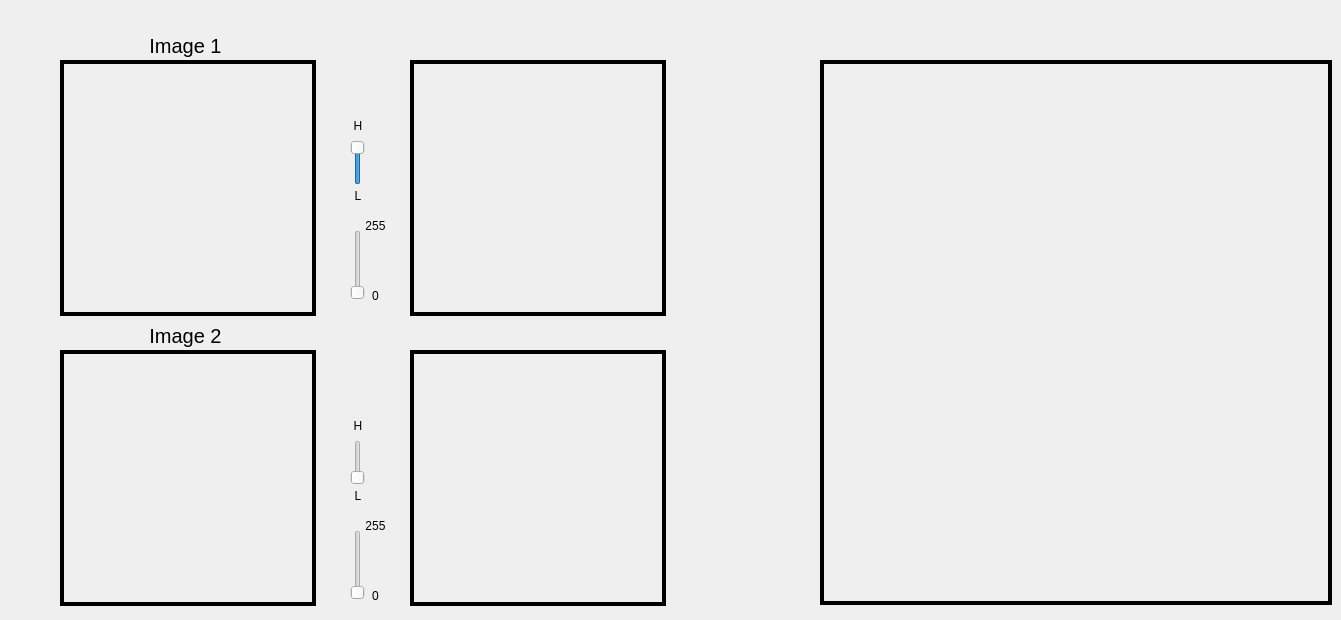
    <widget class="QWidget" name="Frequency">
     <attribute name="icon">
      <iconset resource="Icons.qrc">
       <normaloff>:/Icons/hybrid.png</normaloff>:/Icons/hybrid.png</iconset>
     </attribute>
     <attribute name="title">
      <string>Hybrid</string>
     </attribute>
     <widget class="QLabel" name="hybridInputImage1">
      <property name="geometry">
       <rect>
        <x>60</x>
        <y>60</y>
        <width>256</width>
        <height>256</height>
       </rect>
      </property>
      <property name="styleSheet">
       <string notr="true">border: 4px solid black;
</string>
      </property>
      <property name="text">
       <string/>
      </property>
      <property name="scaledContents">
       <bool>true</bool>
      </property>
      <property name="alignment">
       <set>Qt::AlignCenter</set>
      </property>
     </widget>
     <widget class="QLabel" name="freqOutputImage1">
      <property name="geometry">
       <rect>
        <x>410</x>
        <y>60</y>
        <width>256</width>
        <height>256</height>
       </rect>
      </property>
      <property name="styleSheet">
       <string notr="true">border: 4px solid black;
</string>
      </property>
      <property name="text">
       <string/>
      </property>
      <property name="scaledContents">
       <bool>true</bool>
      </property>
      <property name="alignment">
       <set>Qt::AlignCenter</set>
      </property>
     </widget>
     <widget class="QLabel" name="hybridInputImage2">
      <property name="geometry">
       <rect>
        <x>60</x>
        <y>350</y>
        <width>256</width>
        <height>256</height>
       </rect>
      </property>
      <property name="styleSheet">
       <string notr="true">border: 4px solid black;
</string>
      </property>
      <property name="text">
       <string/>
      </property>
      <property name="scaledContents">
       <bool>true</bool>
      </property>
      <property name="alignment">
       <set>Qt::AlignCenter</set>
      </property>
     </widget>
     <widget class="QLabel" name="freqOutputImage2">
      <property name="geometry">
       <rect>
        <x>410</x>
        <y>350</y>
        <width>256</width>
        <height>256</height>
       </rect>
      </property>
      <property name="styleSheet">
       <string notr="true">border: 4px solid black;
</string>
      </property>
      <property name="text">
       <string/>
      </property>
      <property name="scaledContents">
       <bool>true</bool>
      </property>
      <property name="alignment">
       <set>Qt::AlignCenter</set>
      </property>
     </widget>
     <widget class="QSlider" name="Image1FSlider">
      <property name="geometry">
       <rect>
        <x>350</x>
        <y>140</y>
        <width>16</width>
        <height>45</height>
       </rect>
      </property>
      <property name="maximum">
       <number>1</number>
      </property>
      <property name="pageStep">
       <number>10</number>
      </property>
      <property name="sliderPosition">
       <number>1</number>
      </property>
      <property name="orientation">
       <enum>Qt::Vertical</enum>
      </property>
      <property name="tickPosition">
       <enum>QSlider::NoTicks</enum>
      </property>
      <property name="tickInterval">
       <number>0</number>
      </property>
     </widget>
     <widget class="QSlider" name="Image2FSlider">
      <property name="geometry">
       <rect>
        <x>350</x>
        <y>440</y>
        <width>16</width>
        <height>45</height>
       </rect>
      </property>
      <property name="maximum">
       <number>1</number>
      </property>
      <property name="pageStep">
       <number>10</number>
      </property>
      <property name="sliderPosition">
       <number>0</number>
      </property>
      <property name="orientation">
       <enum>Qt::Vertical</enum>
      </property>
      <property name="invertedAppearance">
       <bool>false</bool>
      </property>
      <property name="tickPosition">
       <enum>QSlider::NoTicks</enum>
      </property>
     </widget>
     <widget class="QPushButton" name="UploadeImage1">
      <property name="geometry">
       <rect>
        <x>330</x>
        <y>50</y>
        <width>61</width>
        <height>61</height>
       </rect>
      </property>
      <property name="styleSheet">
       <string notr="true">QPushButton{
border-radius: 25px;
font: 900 12pt &quot;Segoe UI Black&quot;;
}


QPushButton:hover:!pressed{
	background-color: qlineargradient(x1: 0.5, y1: 1, x2: 0.5, y2: 1, stop: 0 #dadbde, stop: 1 #f6f7fa);
}</string>
      </property>
      <property name="text">
       <string/>
      </property>
      <property name="icon">
       <iconset resource="Icons.qrc">
        <normaloff>:/Icons/UploadIcon.png</normaloff>:/Icons/UploadIcon.png</iconset>
      </property>
      <property name="iconSize">
       <size>
        <width>60</width>
        <height>60</height>
       </size>
      </property>
     </widget>
     <widget class="QPushButton" name="UploadeImage2">
      <property name="geometry">
       <rect>
        <x>330</x>
        <y>350</y>
        <width>61</width>
        <height>61</height>
       </rect>
      </property>
      <property name="styleSheet">
       <string notr="true">QPushButton{
border-radius: 25px;
font: 900 12pt &quot;Segoe UI Black&quot;;
}


QPushButton:hover:!pressed{
	background-color: qlineargradient(x1: 0.5, y1: 1, x2: 0.5, y2: 1, stop: 0 #dadbde, stop: 1 #f6f7fa);
}</string>
      </property>
      <property name="text">
       <string/>
      </property>
      <property name="icon">
       <iconset resource="Icons.qrc">
        <normaloff>:/Icons/UploadIcon.png</normaloff>:/Icons/UploadIcon.png</iconset>
      </property>
      <property name="iconSize">
       <size>
        <width>60</width>
        <height>60</height>
       </size>
      </property>
     </widget>
     <widget class="QLabel" name="finalHybridImage">
      <property name="geometry">
       <rect>
        <x>820</x>
        <y>60</y>
        <width>512</width>
        <height>545</height>
       </rect>
      </property>
      <property name="styleSheet">
       <string notr="true">border: 4px solid black;
</string>
      </property>
      <property name="text">
       <string/>
      </property>
      <property name="scaledContents">
       <bool>true</bool>
      </property>
      <property name="alignment">
       <set>Qt::AlignCenter</set>
      </property>
     </widget>
     <widget class="QPushButton" name="HybridButton">
      <property name="geometry">
       <rect>
        <x>710</x>
        <y>310</y>
        <width>61</width>
        <height>61</height>
       </rect>
      </property>
      <property name="styleSheet">
       <string notr="true">QPushButton{
border-radius: 25px;
font: 900 12pt &quot;Segoe UI Black&quot;;
}

QPushButton:hover:!pressed{
	background-color: qlineargradient(x1: 0.5, y1: 1, x2: 0.5, y2: 1, stop: 0 #dadbde, stop: 1 #f6f7fa);
}</string>
      </property>
      <property name="text">
       <string/>
      </property>
      <property name="icon">
       <iconset resource="Icons.qrc">
        <normaloff>:/Icons/hybrid.png</normaloff>:/Icons/hybrid.png</iconset>
      </property>
      <property name="iconSize">
       <size>
        <width>60</width>
        <height>60</height>
       </size>
      </property>
     </widget>
     <widget class="QSlider" name="freqOutputImage2Slider">
      <property name="geometry">
       <rect>
        <x>350</x>
        <y>530</y>
        <width>16</width>
        <height>70</height>
       </rect>
      </property>
      <property name="maximum">
       <number>255</number>
      </property>
      <property name="orientation">
       <enum>Qt::Vertical</enum>
      </property>
     </widget>
     <widget class="QSlider" name="freqOutputImage1Slider">
      <property name="geometry">
       <rect>
        <x>350</x>
        <y>230</y>
        <width>16</width>
        <height>70</height>
       </rect>
      </property>
      <property name="orientation">
       <enum>Qt::Vertical</enum>
      </property>
     </widget>
     <widget class="QLabel" name="label_5">
      <property name="geometry">
       <rect>
        <x>350</x>
        <y>110</y>
        <width>16</width>
        <height>31</height>
       </rect>
      </property>
      <property name="text">
       <string>H</string>
      </property>
      <property name="alignment">
       <set>Qt::AlignCenter</set>
      </property>
     </widget>
     <widget class="QLabel" name="label_6">
      <property name="geometry">
       <rect>
        <x>350</x>
        <y>180</y>
        <width>16</width>
        <height>31</height>
       </rect>
      </property>
      <property name="text">
       <string>L</string>
      </property>
      <property name="alignment">
       <set>Qt::AlignCenter</set>
      </property>
     </widget>
     <widget class="QLabel" name="label_7">
      <property name="geometry">
       <rect>
        <x>350</x>
        <y>410</y>
        <width>16</width>
        <height>31</height>
       </rect>
      </property>
      <property name="text">
       <string>H</string>
      </property>
      <property name="alignment">
       <set>Qt::AlignCenter</set>
      </property>
     </widget>
     <widget class="QLabel" name="label_8">
      <property name="geometry">
       <rect>
        <x>350</x>
        <y>480</y>
        <width>16</width>
        <height>31</height>
       </rect>
      </property>
      <property name="text">
       <string>L</string>
      </property>
      <property name="alignment">
       <set>Qt::AlignCenter</set>
      </property>
     </widget>
     <widget class="QLabel" name="label_9">
      <property name="geometry">
       <rect>
        <x>360</x>
        <y>510</y>
        <width>31</width>
        <height>31</height>
       </rect>
      </property>
      <property name="text">
       <string>255</string>
      </property>
      <property name="alignment">
       <set>Qt::AlignCenter</set>
      </property>
     </widget>
     <widget class="QLabel" name="label_10">
      <property name="geometry">
       <rect>
        <x>360</x>
        <y>580</y>
        <width>31</width>
        <height>31</height>
       </rect>
      </property>
      <property name="text">
       <string>0</string>
      </property>
      <property name="alignment">
       <set>Qt::AlignCenter</set>
      </property>
     </widget>
     <widget class="QLabel" name="label_11">
      <property name="geometry">
       <rect>
        <x>360</x>
        <y>280</y>
        <width>31</width>
        <height>31</height>
       </rect>
      </property>
      <property name="text">
       <string>0</string>
      </property>
      <property name="alignment">
       <set>Qt::AlignCenter</set>
      </property>
     </widget>
     <widget class="QLabel" name="label_12">
      <property name="geometry">
       <rect>
        <x>360</x>
        <y>210</y>
        <width>31</width>
        <height>31</height>
       </rect>
      </property>
      <property name="text">
       <string>255</string>
      </property>
      <property name="alignment">
       <set>Qt::AlignCenter</set>
      </property>
     </widget>
     <widget class="QLabel" name="inputImageLabel_4">
      <property name="geometry">
       <rect>
        <x>90</x>
        <y>30</y>
        <width>191</width>
        <height>31</height>
       </rect>
      </property>
      <property name="styleSheet">
       <string notr="true">font-family: Impact, Haettenschweiler, 'Arial Narrow Bold', sans-serif;
font-size: 20px;
color: black;
background-color:transparent;</string>
      </property>
      <property name="text">
       <string>Image 1</string>
      </property>
      <property name="alignment">
       <set>Qt::AlignCenter</set>
      </property>
     </widget>
     <widget class="QLabel" name="inputImageLabel_5">
      <property name="geometry">
       <rect>
        <x>90</x>
        <y>320</y>
        <width>191</width>
        <height>31</height>
       </rect>
      </property>
      <property name="styleSheet">
       <string notr="true">font-family: Impact, Haettenschweiler, 'Arial Narrow Bold', sans-serif;
font-size: 20px;
color: black;
background-color:transparent;</string>
      </property>
      <property name="text">
       <string>Image 2</string>
      </property>
      <property name="alignment">
       <set>Qt::AlignCenter</set>
      </property>
     </widget>
    </widget>
